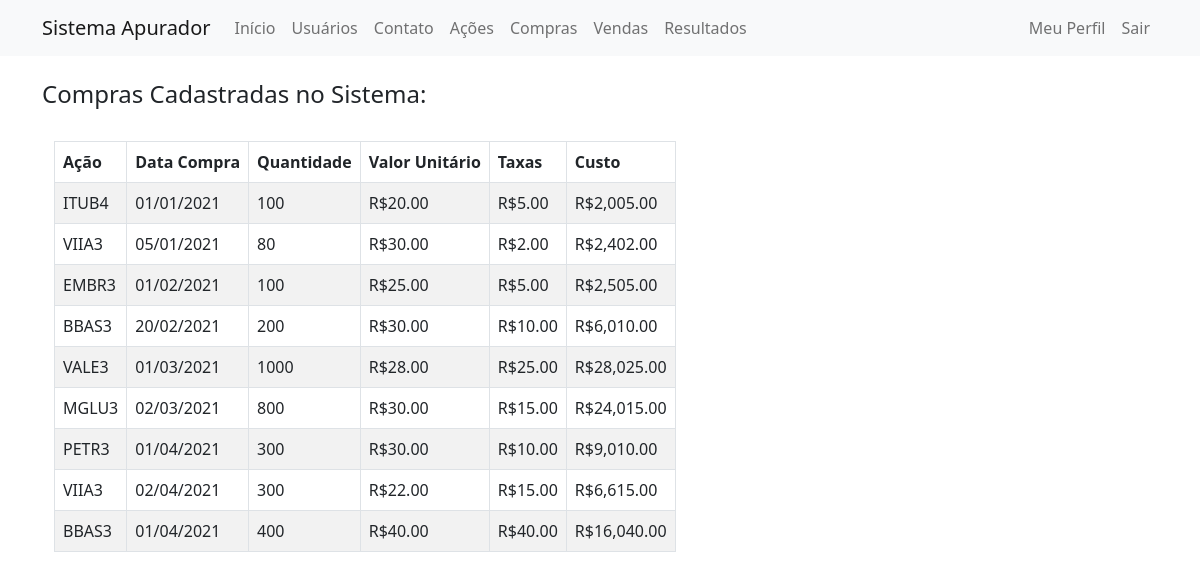
The app's page /compras/lista (signed in), older data.
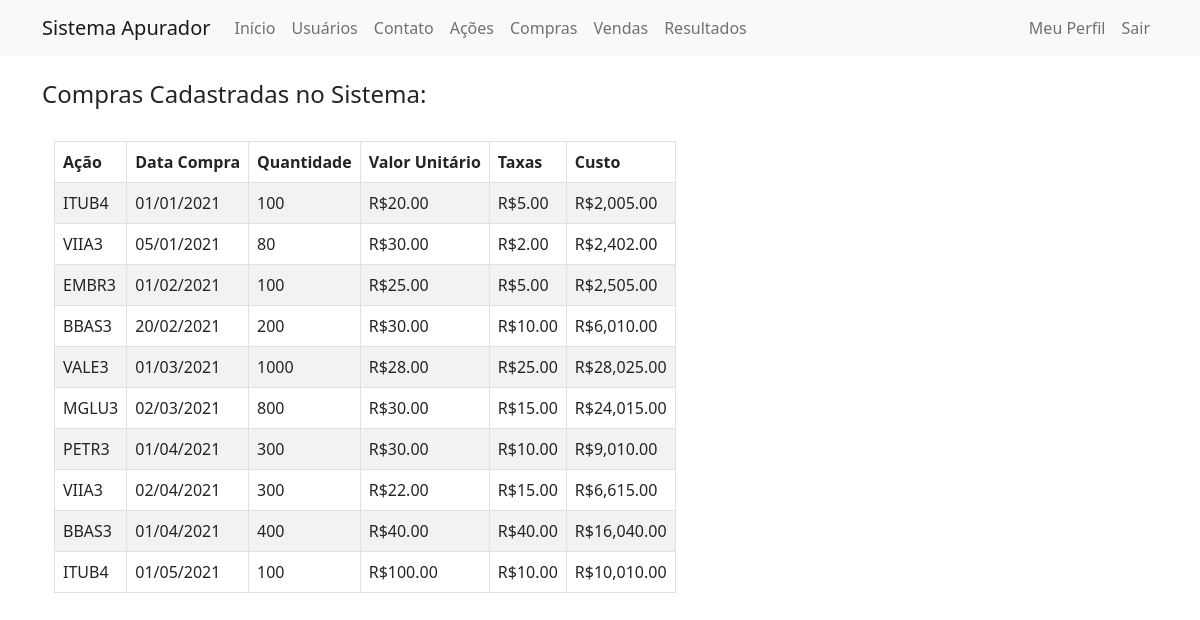
The same page, newer data.
### app/models.py (models this page shows, shortened)
class Compras(database.Model):
    id = database.Column(database.Integer, primary_key=True, autoincrement=True)
    id_acao = database.Column(database.Integer, database.ForeignKey("acoes.id"), nullable=False)
    id_usuario = database.Column(database.Integer, database.ForeignKey('usuario.id'), nullable=False)
    data = database.Column(database.Integer, nullable=False)
    quantidade = database.Column(database.Integer, nullable=False)
    valor_unitario = database.Column(database.Numeric, nullable=False)
    total_taxas = database.Column(database.Numeric, nullable=False)
    custo = database.Column(database.Numeric, nullable=False)
    acao = database.relationship(
        "Acoes", foreign_keys=[id_acao], back_populates="compras"
    )

class Acoes(database.Model):
    id = database.Column(database.Integer, primary_key=True, autoincrement=True)
    nome = database.Column(database.String, nullable=False)
    ticker = database.Column(database.String, nullable=False, unique=True)
    compras = database.relationship(
        "Compras", foreign_keys="[Compras.id_acao]", back_populates="acao"
    )
    vendas = database.relationship(
        "Vendas", foreign_keys="[Vendas.id_acao]", back_populates="acao"
    )

### app/routes.py (the view)
@app.route('/compras/lista')
def compras_lista():
    compras = Compras.query.filter(Compras.id_usuario==current_user.id).order_by(Compras.id.asc())
    for compra in compras:
        compra.data = date.fromisoformat(compra.data)
        compra.data_formatada = compra.data.strftime('%d/%m/%Y')
        if (compra.valor_unitario is not None):
            compra.valor = "R${:,.2f}".format(compra.valor_unitario)
        else:
            compra.valor = ''
        if (compra.total_taxas is not None):
            compra.taxas = "R${:,.2f}".format(compra.total_taxas)
        else:
            compra.taxas = ''
        if (compra.custo is not None):
            compra.custo_formatado = "R${:,.2f}".format(compra.custo)
        else:
            compra.custo_formatado = ''
    return render_template('compraslista.html', compras=compras)

### app/models.py (called while the page is built)
@login_manager.user_loader
def load_usuario(id_usuario):
    return Usuario.query.get(int(id_usuario))

### app/templates/compraslista.html (shortened to what this page needs)
{% extends 'base.html' %}
{% block body %}
        <div class="container">
            <br>
            <h4>Compras Cadastradas no Sistema:</h4> <br>
            <div class="container mt-0 d-flex">
                    <div class="d-flex">
                        <div class="ml-3 w-2000">
                            <table class="table table-striped table-bordered table-condensed table-hover">
                                <thead>
                                    <tr>
                                        <th>Ação</th>
                                        <th>Data Compra</th>
                                        <th>Quantidade</th>
                                        <th>Valor Unitário</th>
                                        <th>Taxas</th>
                                        <th>Custo</th>
                                    </tr>
                                </thead>
                                <tbody>
                                    {% for compra in compras %}
                                    <tr>
                                        <td>{{ compra.acao.ticker }}</td>
                                        <td>{{ compra.data_formatada }}</td>
                                        <td>{{ compra.quantidade }}</td>
                                        <td>{{ compra.valor }}</td>
                                        <td>{{ compra.taxas }}</td>
                                        <td>{{ compra.custo_formatado }}</td>
                                    </tr>
                                    {% endfor %}
                                </tbody>
                            </table>
                        </div>
                    </div>
                </div>
            </div>
{% endblock %}

Row changes from the older to the newer data that the page shows:
added Compras: acao.ticker "ITUB4", data_formatada "01/05/2021", quantidade "100", valor "R$100.00", taxas "R$10.00", custo_formatado "R$10,010.00"
